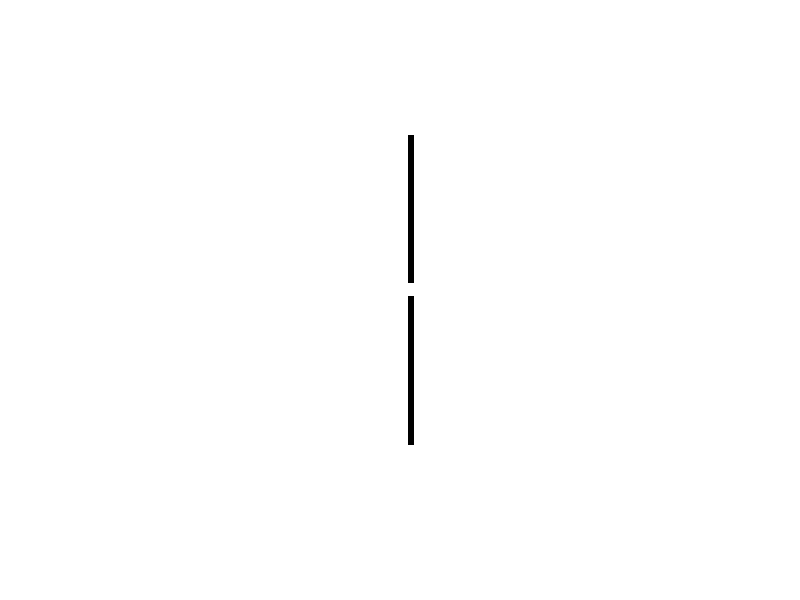
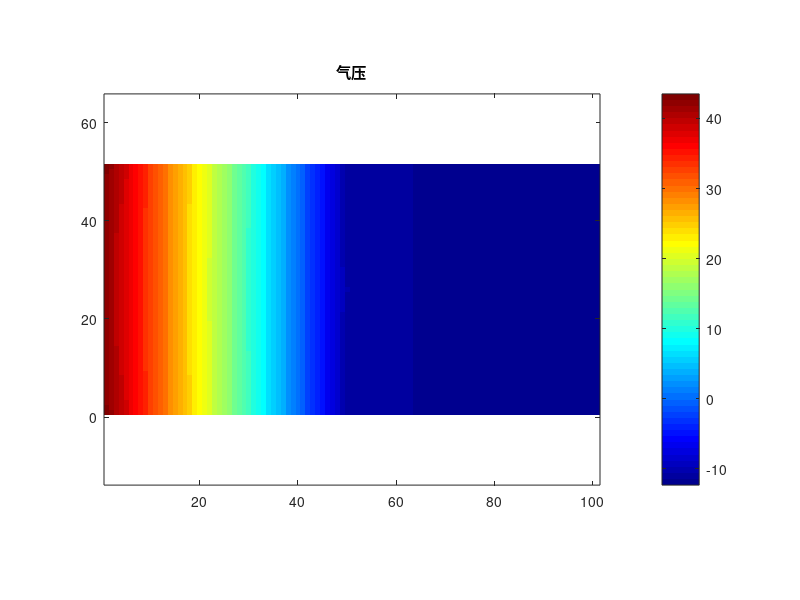

The MATLAB script that drew these images, in order:
% 参数设置
nelx = 100;  % x方向网格数
nely = 50;  % y方向网格数
omega = 0.01;  % 频率
rho1 = 1;  % 空气的密度
kappa1 = 1;  % 空气的体积模量
rho2 = 1000;  % 材料的密度
kappa2 = 1000;  % 材料的体积模量
xi = zeros(nely, nelx);

% 找到中间列的索引
mid_col = nelx / 2;

% 找到中间两个元素的索引
mid_row1 = nely / 2;
mid_row2 = mid_row1 + 1;

% 在中间列的前 (nely/2)-1 个元素和后 (nely/2)-1 个元素赋值为 1
xi(1:mid_row1-1, mid_col) = 1;
xi(mid_row2+1:end, mid_col) = 1;

% 其他列保持为 0（默认值）
colormap(gray); imagesc(1-xi); caxis([0 1]); axis equal; axis off; drawnow;

% 材料属性
rho = rho2 * xi + rho1;
kappa = kappa2 * xi + kappa1;

%% PREPARE FINITE ELEMENT ANALYSIS
KE = 1/6*[4 -1 -2 -1;
     -1 4 -1 -2;
     -2 -1 4 -1;
     -1 -2 -1 4];

ME = 1/36*[4 2 1 2;
    2 4 2 1;
    1 2 4 2;
    2 1 2 4];

nodenrs = reshape(1:(1+nelx)*(1+nely),1+nely,1+nelx); % 给(nely+1)*(nelx+1)个节点编号
edofVec = reshape(nodenrs(1:end-1,1:end-1)+nely+1,nelx*nely,1); % 记录每个单元的右上节点的编号
edofMat = repmat(edofVec,1,4)+repmat([0 -nely-1 -nely 1],nelx*nely,1); % 记录每个单元的四个节点的编号

row_nely = edofMat(nely, :);

% 显示结果
disp('第 nely 行的四个元素是:');
disp(row_nely);
iIndex = reshape(kron(edofMat,ones(4,1))',16*nelx*nely,1);
jIndex = reshape(kron(edofMat,ones(1,4))',16*nelx*nely,1);

sK = reshape(KE(:)*rho(:)',16*nelx*nely,1);
sM = reshape(ME(:)*kappa(:)',16*nelx*nely,1);

K = sparse(iIndex,jIndex,sK); K = (K+K')/2;
M = sparse(iIndex,jIndex,sM); M = (M+M')/2;

F = zeros((nely+1)*(nelx+1), 1);
F(1:nely+1) = 1;

disp('维度检查:');
disp(['K 的维度: ', num2str(size(K))]);
disp(['M 的维度: ', num2str(size(M))]);
disp(['F 的维度: ', num2str(size(F))]);

P = (K - omega^2*M) \ F;  % 求解得到列向量

% 列向量转矩阵（注意维度顺序）
P_matrix = reshape(P, nely+1, nelx+1); 

% 绘制彩色图
figure;
imagesc(P_matrix);        % 自动缩放颜色范围
axis equal tight;         % 等比例坐标轴+紧凑显示
axis xy;                  % 原点在左下角
colorbar;                 % 显示颜色条
colormap('jet');          % 使用jet色图（可选其他色图）
title('气压');

